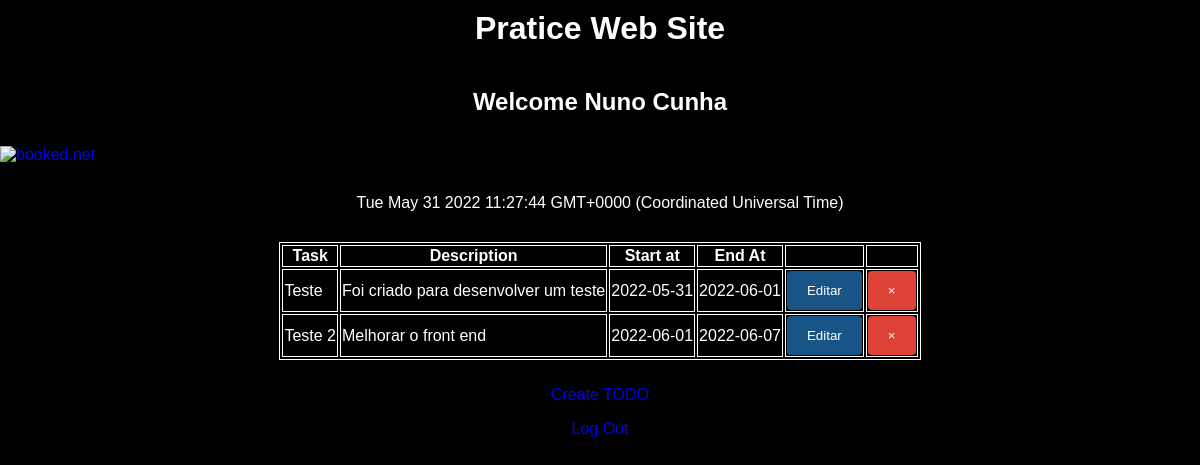
/ (signed in), run on an earlier commit of the app's database.
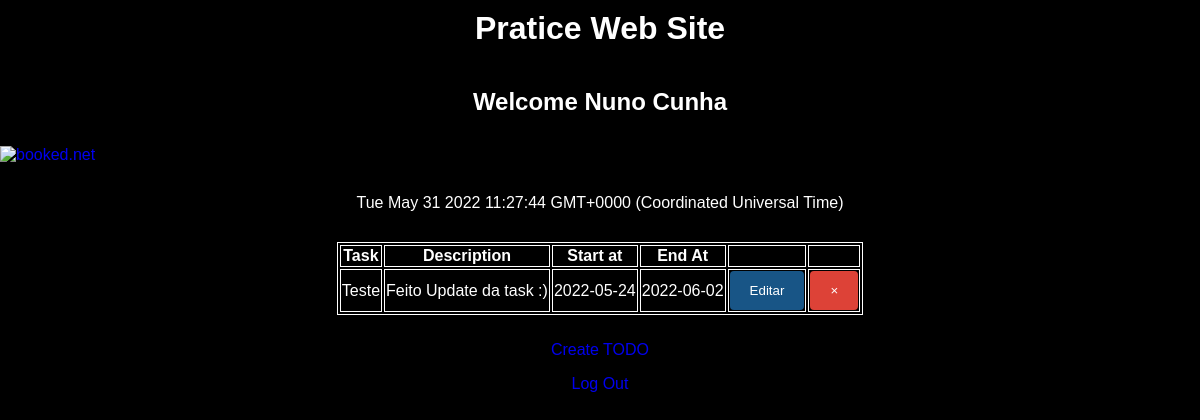
And on a later commit of the database.
### tables this page shows
CREATE TABLE todo 
    ('todo_id' INTEGER PRIMARY KEY AUTOINCREMENT ,
    'task' TEXT NOT NULL,
    'task_descrition' TEXT NOT NULL,
    'created_at' DATE NOT NULL,
    'end_at' DATE NOT NULL,
    'user_Id' INTEGER NOT NULL,
    FOREIGN KEY ('user_id') REFERENCES user('Id'));

### app.py (the view, shortened to what this page needs)
@app.route("/",  methods=['GET', 'POST'])
def principal():
    if 'name' in session:
        fullName = session['name'][0]
        mail=session['name'][1]
        new_User=request.args.get('new_User')
        todo = gettodobyuserId(getId(mail))
        if new_User == "True":
            return render_template('main.html', user = fullName, new_User = True)
        else:
            return render_template('main.html', user = fullName , todo = todo)
    else:
        return redirect(url_for('login'))

### app.py (called while the page is built)
def isAdmin(mail):
    dbase = sql.connect("db_todoApp.db")
    cursor = dbase.cursor()
    cursor.execute("SELECT role FROM user WHERE email=?",(mail,))
    dado=cursor.fetchone()
    if "Admin" in dado:
        return True
    else:
        return False

def getId(mail):
    dbase = sql.connect("db_todoApp.db")
    cursor = dbase.cursor()
    cursor.execute("SELECT id FROM user WHERE email=?",(mail,))
    dado=cursor.fetchone()
    return dado[0]

def gettodobyuserId(id):
    dbase = sql.connect("db_todoApp.db")
    dbase.row_factory=sql.Row
    cursor = dbase.cursor()
    cursor.execute("SELECT * FROM todo WHERE user_Id=?",(id,))
    dado=cursor.fetchall()
    return dado

@app.before_request
def session_timetout():
    app.permanent_session_lifetime = timedelta(minutes=5)

### templates/main.html (shortened to what this page needs)
<html>
    <head>
        <link rel="stylesheet" type="text/css" href= "{{ url_for('static',filename='styles/login.css') }}">
    </head>
    <body {%if new_User%} onload="showAlert()" {% endif %}>
        <h1>Pratice Web Site</h1>
        <h2>Welcome {{user}} </h2>
        <a target="_blank" href="https://www.booked.net/weather/lisbon-18257"><img src="https://w.bookcdn.com/weather/picture/32_18257_1_1_34495e_250_2c3e50_ffffff_ffffff_1_2071c9_ffffff_0_6.png?scode=124&domid=w209&anc_id=96715"  alt="booked.net" class="center"/></a>
        <div class="date" id="current_date">
        </div>
        {%if todo%}
            <table>
                <thead>
                    <tr>
                        <th>Task</th>
                        <th>Description</th>
                        <th>Start at</th>
                        <th>End At</th>
                        <th></th> <th></th>
                    </tr>
                </thead>
                <tbody>
                {% for item in todo %}
                    <tr>
                        <td>{{ item.task }}</td>
                        <td>{{ item.task_descrition }}</td>
                        <td>{{ item.created_at }}</td>
                        <td>{{ item.end_at }}</td>
                        <td id='fixed-width'>
                            <form method='GET' action='{{url_for("edit_todo",id=item.todo_id)}}'>
                                <button class='button1'> Editar </button> </form>
                        </td>
                        <td id='fixed-width'>
                            <form method='GET' action='{{url_for("delete_todo",id=item.todo_id)}}'>
                                <button class='button2' onclick='return confirm("Tem certeza que deseja remover?")'> × </button>
                            </form>
                        </td>
                    </tr>
                {% endfor %}
                </tbody>
            </table>
        {% endif %}
        <div class="logout">
        <p><a href="https://127.0.0.1:5000/todo">Create TODO</a></p>
        <p><a href="https://127.0.0.1:5000/login">Log Out</a></p>
        </div>
    </body>
</html>

### static/styles/login.css (style rules this page uses)
body { margin: 0; padding: 0; background-color:#000000; font-family: sans-serif; }
h1,h2 { text-align: center; color: #ffffff; padding: 10px; }
.date { text-align: center; color: #ffffff; padding: 30px; }
table, th, td { border: 1px solid white; color: #ffffff; margin-left: auto; margin-right: auto; }
.logout { text-align: center; padding: 10px; }
.center { display: block; margin-left: auto; margin-right: auto; }
a:link, a:visited { text-decoration: none }
.button1 { background-color: #185586; color: white; padding: 12px 20px; border: none; border-radius: 4px; cursor: pointer; float: right; }
.button2 { background-color: #dd4237; color: white; padding: 12px 20px; border: none; border-radius: 4px; cursor: pointer; float: right; }
#fixed-width { width: 0px; }

What changed in the data, as far as the page shows it:
removed todo: task "Teste 2", task_descrition "Melhorar o front end", created_at "2022-06-01", end_at "2022-06-07"
changed todo "Teste": task_descrition "Foi criado para desenvolver um teste" → "Feito Update da task :)"; created_at "2022-05-31" → "2022-05-24"; end_at "2022-06-01" → "2022-06-02"
